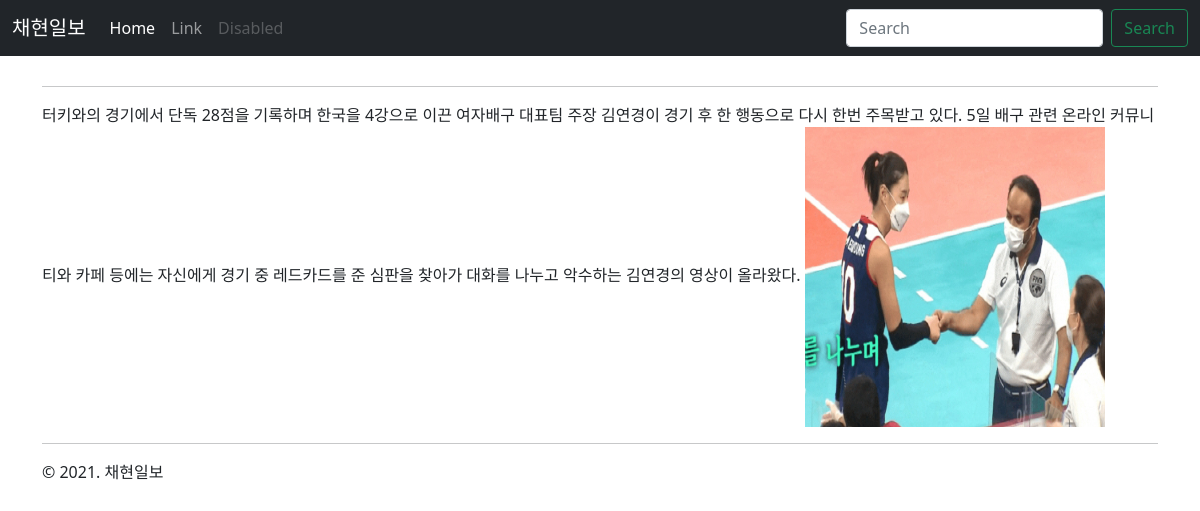
Page /journal/5/ on the committed database.
### journal/models.py (models this page shows)
class Post(models.Model):
    journallist = models.ForeignKey(Journalist,on_delete=models.CASCADE)
    title = models.CharField(max_length=100)
    content = models.TextField()
    photo = models.ImageField()
    created_at = models.DateTimeField(auto_now_add=True)
    updated_at = models.DateTimeField(auto_now=True)

### journal/views.py (the view)
# urls.py: path("<int:pk>/", views.post_detail, name="post_detail"),
def post_detail(request: HttpRequest, pk):
    post = Post.objects.get(pk=pk)
    return render(request, "journal/journal_detail.html", {
        "post": post,
    })

### journal/templates/journal/journal_detail.html (shortened to what this page needs)
{% extends "journal/layout.html"%}
{% block content %}
<hr />
{{ post.content }}
{% if post.photo %}
<img src="{{ post.photo.url }}" style="width: 300px; height: 300px;" />
{% endif %}
{% endblock %}

### journal/templates/journal/layout.html (style rules this page uses)
body { padding-top: 70px; }

### rows in the picture
Post: content "터키와의 경기에서 단독 28점을 기록하며 한국을 4강으로 이끈 여자배구 대표팀 주장 김연경이 경기 후 한 행동으로 다시 한번 주목받고 있다. 5일 배구 관련 온라인 커뮤니티와 카페 등에는 자신에게 경기 중 레드카드를 준 심판을 찾아가 대화를 나누고 악수하는 김연경의 영상이 올라왔다.", photo (picture)
